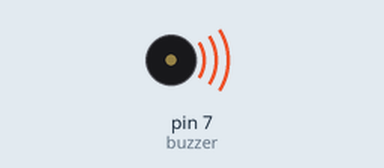
This sketch was run on a simulated Arduino Uno, built with avr-gcc and run on an emulated ATmega328P. On the bench: buzzer (waves = sounding).

Above: at 0.1 s.
Timing chart, 0 to 3.0 s (numbered marks = the images above):
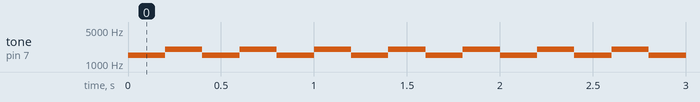

Measured:
- by itself, tone on pin 7 (buzzer): alternates 2000 Hz for 0.20 s and 1500 Hz for 0.20 s

The sketch:

buzzer-sinalizador.ino
```cpp
int buzzer = 7;

void setup()
{
 pinMode(buzzer, OUTPUT);
}

void loop()
{
	tone(buzzer, 1500);
  	delay(200);
  	noTone(buzzer);
  	tone(buzzer, 2000);
  	delay(200);
}
```
